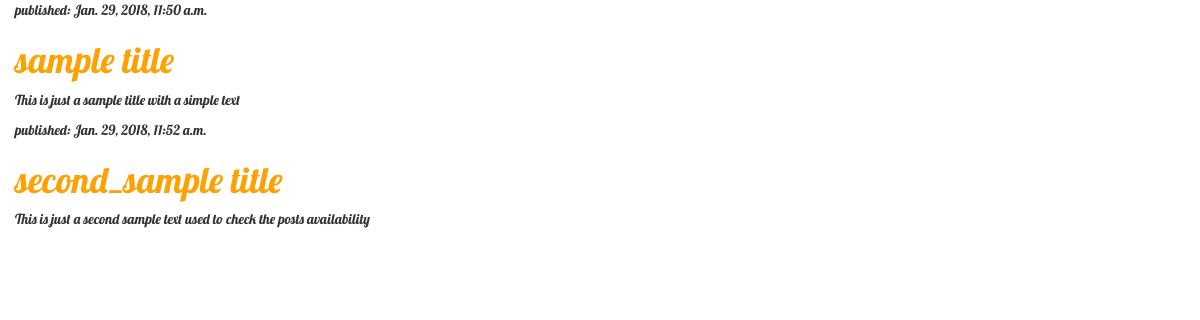
The page /posts (signed in) on the database its author committed.
### userblog/models.py (models this page shows, shortened)
class UserPost(models.Model):
    author = models.ForeignKey('auth.User', on_delete =models.CASCADE)
    title = models.CharField(max_length=200)
    text = models.TextField()
    created_date = models.DateTimeField(default=timezone.now)
    published_date = models.DateTimeField(blank=True, null=True)

### userblog/views.py (the view)
# urls.py: url(r'^posts$', core_views.userpost_list, name='userpost_list'),
@login_required
def userpost_list(request):
    posts=UserPost.objects.filter(published_date__lte=timezone.now()).order_by('published_date')
    return render(request, 'userblog/userpost_list.html',{'posts':posts})

### userblog/templates/userblog/userpost_list.html (shortened to what this page needs)
{% load staticfiles %}
<html>
    <head>
      <link rel="stylesheet" href="//maxcdn.bootstrapcdn.com/bootstrap/3.2.0/css/bootstrap.min.css">
      <link rel="stylesheet" href="//maxcdn.bootstrapcdn.com/bootstrap/3.2.0/css/bootstrap-theme.min.css">
      <link rel="stylesheet" href="{% static 'css/userblog.css' %}">
    </head>
    <body>
        <div>
          {% for post in posts %}
              <div>
                  <p>published: {{ post.published_date }}</p>
                  <h1><a href="">{{ post.title }}</a></h1>
                  <p>{{ post.text|linebreaksbr }}</p>
              </div>
          {% endfor %}
        </div>
    </body>
</html>

### userblog/static/css/userblog.css (style rules this page uses)
h1 a { color : #FCA205; }
body { padding-left: 15px; font-family: 'Lobster'; }

### rows shown on the page
UserPost: published_date "Jan. 29, 2018, 11:50 a.m.", title "sample title", text "This is just a sample title with a simple text"
UserPost: published_date "Jan. 29, 2018, 11:52 a.m.", title "second_sample title", text "This is just a second sample text used to check the posts availability"
